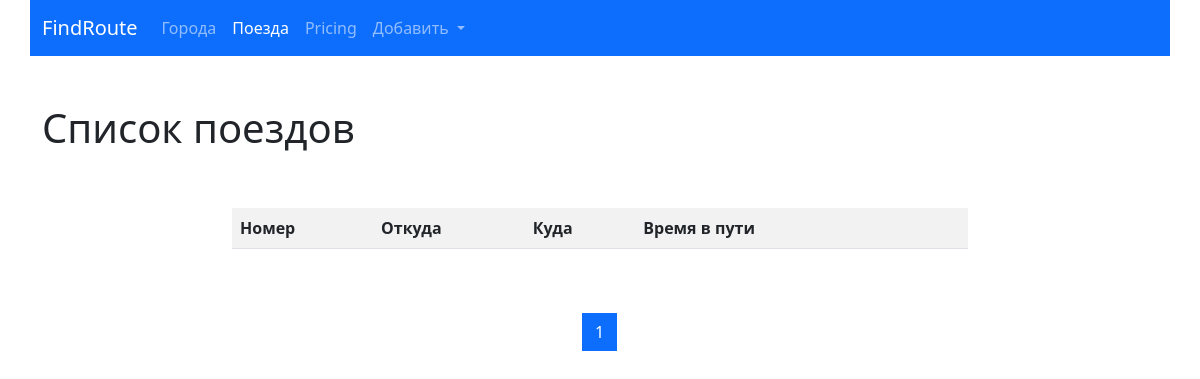
The page /trains/ on the database as committed earlier.
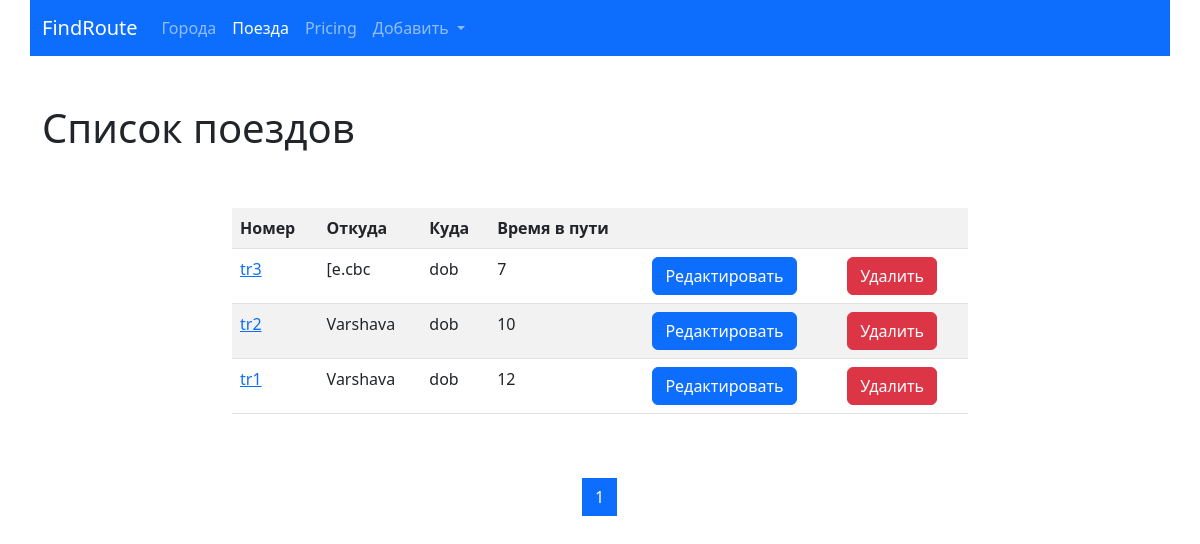
The same page on the database as committed later.
### trains/models.py (models this page shows, shortened)
class Train(models.Model):
    name = models.CharField(max_length=50, unique=True, verbose_name="Номер поезда")
    travel_time = models.PositiveSmallIntegerField(verbose_name='Время в пути')
    from_city = models.ForeignKey(City,on_delete=models.CASCADE,
                                  related_name='from_city_set',
                                  verbose_name='Из какого города'
                                  )
    to_city = models.ForeignKey('cities.City',on_delete=models.CASCADE,
                                  related_name='to_city_set',
                                  verbose_name='В какой город'
                                  )
    class Meta:
        verbose_name = 'Поезд'
        verbose_name_plural = 'Поезд'
        ordering = ['travel_time']

### cities/models.py (models this page shows, shortened)
class City(models.Model):
    name = models.CharField(max_length=150, unique=True, verbose_name='Город')
    def __str__(self):
        return self.name
    class Meta:
        verbose_name = 'Город'
        verbose_name_plural = 'Города'
        ordering = ['name']

### trains/views.py (the view)
# urls.py: path('', TrainListView.as_view(), name='home'),
class TrainListView(ListView):
    paginate_by = 3
    model = Train
    template_name = 'trains/home.html'

### trains/templates/trains/home.html (shortened to what this page needs)
{% extends 'base.html' %}
{% block content %}
<h1>Список поездов</h1>
<div class="row">
    <div class="col-md-8 mx-auto my-5">
        <table class="table table-striped">
            <tr>
                <th>Номер</th>
                <th>Откуда</th>
                <th>Куда</th>
                <th>Время в пути</th>
                <th>&nbsp;</th>
                <th>&nbsp;</th>
            </tr>
            {% for object in page_obj %}
            <tr>
                <td>
                     <a href="{% url 'trains:detail' pk=object.pk %}">{{ object.name }}</a>
                </td>
                <td>{{ object.from_city }}</td>
                <td>{{ object.to_city }}</td>
                <td>{{ object.travel_time }}</td>
                <td>
                    <a href="{% url 'trains:update' pk=object.pk %}">
                             <button type="submit" class="btn btn-primary">Редактировать</button></a>
     </td>
                <td>                    <a href="{% url 'trains:delete' pk=object.pk %}">
                             <button type="submit" class="btn btn-danger">Удалить</button></a>
</td>
            </tr>
        {% endfor %}
            </table>
    </div>
</div>
<nav aria-label="Page navigation example">
  <ul class="pagination justify-content-center">
      {% for page in page_obj.paginator.page_range%}
          <li class="page-item {% if page == page_obj.number %} active {% endif %}">
              <a class="page-link" href="?page={{page}}">
                  {{ page }}
              </a>
          </li>
      {% endfor %}
  </ul>
</nav>
{% endblock %}

### templates/base.html (shortened to what this page needs)
{% url 'cities:home' as cities_home_url%}
{% url 'cities:create' as cities_create_url%}
{% url 'trains:home' as trains_home_url%}
{% url 'trains:create' as trains_create_url%}
<!doctype html>
<html lang="en">
  <head>
    <link href="https://cdn.jsdelivr.net/npm/bootstrap@5.2.0-beta1/dist/css/bootstrap.min.css" rel="stylesheet">
  </head>
  <body>
  <nav class="navbar navbar-expand-lg navbar-dark bg-primary container">
  <div class="container-fluid">
    <a class="navbar-brand" href="{% url 'home' %}">FindRoute</a>
    <div class="collapse navbar-collapse" id="navbarNavDropdown">
      <ul class="navbar-nav ">
        <li class="nav-item">
          <a class="nav-link {% if request.path == cities_home_url%}active{% endif %} " aria-current="page" href="{% url 'cities:home' %}">Города</a>
        </li>
        <li class="nav-item ">
          <a class="nav-link {% if request.path == trains_home_url %} active {% endif %} " href="{% url 'trains:home' %}">Поезда</a>
        </li>
        <li class="nav-item">
          <a class="nav-link" href="#">Pricing</a>
        </li>
        <li class="nav-item dropdown">
          <a class="nav-link dropdown-toggle  " href="#" id="navbarDropdownMenuLink" role="button" data-bs-toggle="dropdown" aria-expanded="false">
            Добавить
          </a>
        </li>
      </ul>
    </div>
  </div>
</nav>
  <div class="container">
    <div class="row">
    </div>
  </div>
  <div class="container">
    {% block content %}{% endblock %}
   </div>
  </body>
</html>

Rows that differ between the two databases and show on the page:
added Train: name "tr3", from_city "[e.cbc", to_city "dob", travel_time "7"
added Train: name "tr2", from_city "Varshava", to_city "dob", travel_time "10"
added Train: name "tr1", from_city "Varshava", to_city "dob", travel_time "12"
